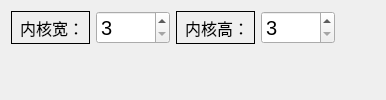
                 <widget class="QWidget" name="morphologyPara">
                  <layout class="QVBoxLayout" name="verticalLayout_35">
                   <item>
                    <layout class="QHBoxLayout" name="horizontalLayout_47" stretch="1,1,1,1,3">
                     <item>
                      <widget class="QLabel" name="label_87">
                       <property name="font">
                        <font>
                         <family>楷体</family>
                         <pointsize>12</pointsize>
                         <underline>false</underline>
                        </font>
                       </property>
                       <property name="frameShape">
                        <enum>QFrame::Box</enum>
                       </property>
                       <property name="text">
                        <string> 内核宽：</string>
                       </property>
                      </widget>
                     </item>
                     <item>
                      <widget class="QSpinBox" name="morphologyKernelW">
                       <property name="font">
                        <font>
                         <pointsize>15</pointsize>
                         <underline>false</underline>
                        </font>
                       </property>
                       <property name="minimum">
                        <number>3</number>
                       </property>
                       <property name="maximum">
                        <number>9999</number>
                       </property>
                       <property name="singleStep">
                        <number>1</number>
                       </property>
                       <property name="value">
                        <number>3</number>
                       </property>
                      </widget>
                     </item>
                     <item>
                      <widget class="QLabel" name="label_88">
                       <property name="font">
                        <font>
                         <family>楷体</family>
                         <pointsize>12</pointsize>
                         <underline>false</underline>
                        </font>
                       </property>
                       <property name="frameShape">
                        <enum>QFrame::Box</enum>
                       </property>
                       <property name="text">
                        <string> 内核高：</string>
                       </property>
                      </widget>
                     </item>
                     <item>
                      <widget class="QSpinBox" name="morphologyKernelH">
                       <property name="font">
                        <font>
                         <pointsize>15</pointsize>
                         <underline>false</underline>
                        </font>
                       </property>
                       <property name="minimum">
                        <number>3</number>
                       </property>
                       <property name="maximum">
                        <number>9999</number>
                       </property>
                       <property name="singleStep">
                        <number>1</number>
                       </property>
                       <property name="value">
                        <number>3</number>
                       </property>
                      </widget>
                     </item>
                     <item>
                      <spacer name="horizontalSpacer_27">
                       <property name="orientation">
                        <enum>Qt::Horizontal</enum>
                       </property>
                       <property name="sizeHint" stdset="0">
                        <size>
                         <width>40</width>
                         <height>20</height>
                        </size>
                       </property>
                      </spacer>
                     </item>
                    </layout>
                   </item>
                   <item>
                    <spacer name="verticalSpacer_26">
                     <property name="orientation">
                      <enum>Qt::Vertical</enum>
                     </property>
                     <property name="sizeHint" stdset="0">
                      <size>
                       <width>20</width>
                       <height>40</height>
                      </size>
                     </property>
                    </spacer>
                   </item>
                  </layout>
                 </widget>
